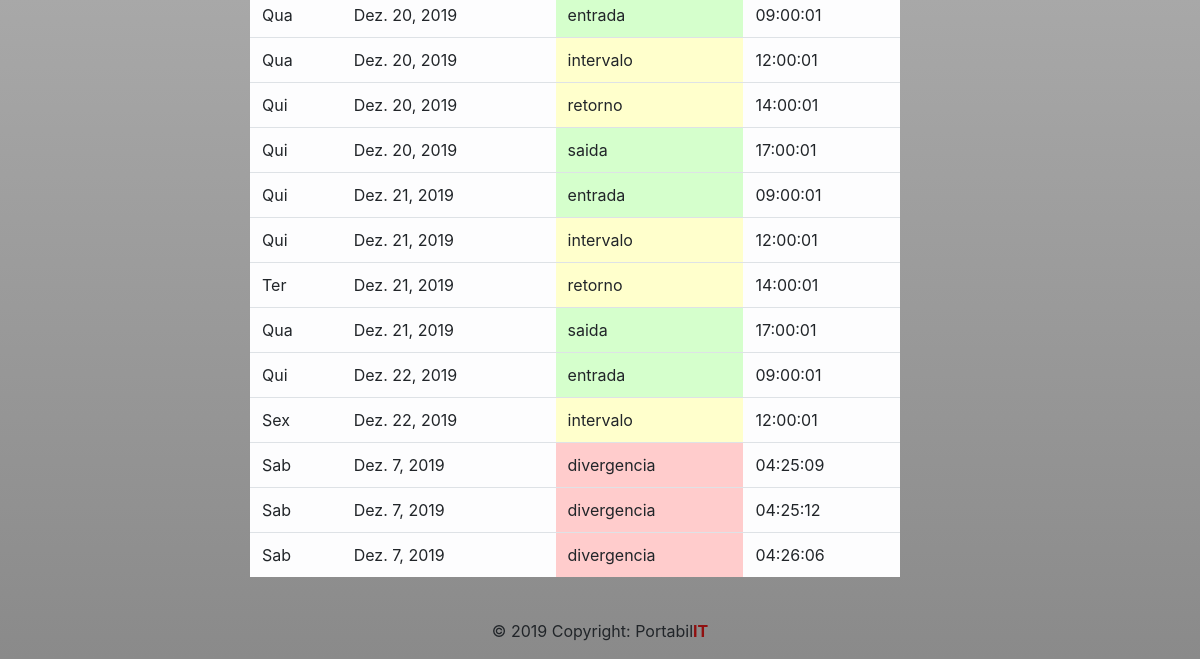
/espelho_ponto/ (signed in, lower part), run on an earlier commit of the app's database.
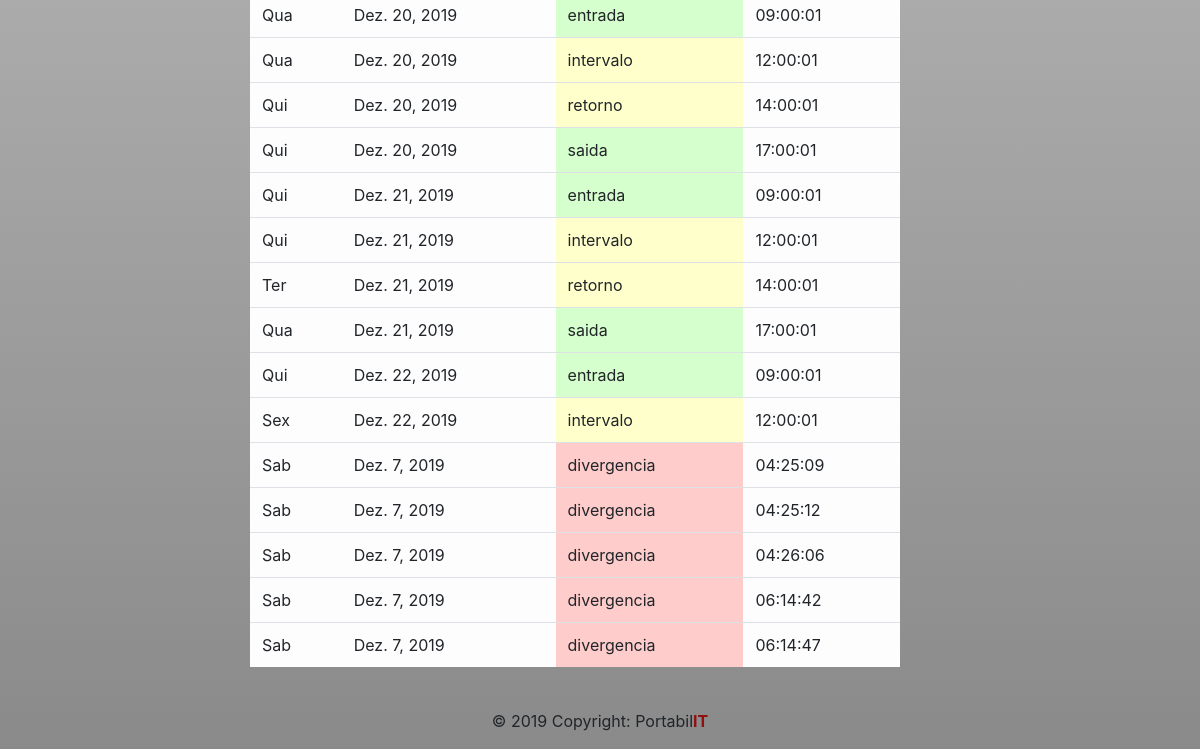
And on a later commit of the database.
### core/models.py (models this page shows, shortened)
class RegistroPonto(models.Model):
    colaborador = models.ForeignKey(Colaboradores, db_column="nome_completo", on_delete=models.CASCADE, default=0)
    data = models.DateField(auto_now_add=True)
    dia = models.CharField(max_length=3, null=True)
    hora = models.CharField(max_length=20, null=True)
    tipo_registro = models.CharField(max_length=9, default=0)

### core/views.py (the view)
# urls.py: path('espelho_ponto/', views.espelho_ponto),
@login_required(login_url='/login/')
def espelho_ponto(request):
    registros = RegistroPonto.objects.all()
    print(dir(registros))
    return render(request, 'espelho_ponto.html', {'registros': RegistroPonto.objects.all()})

### templates/espelho_ponto.html (shortened to what this page needs)
{% include 'model-header.html' %}
{% block content %}
<div class="mx-auto" id="externa" style="padding-top: 2px; margin-top: 2px;">
  {% if registros|length > 0 %}
  <div class="table-responsive">
    <table class="table table-hover table-light">
      <tbody>
        {% for r in registros %}
        <tr>
          <td>{{ r.dia }}</td>
          <td>{{ r.data }}</td>
          {% if r.tipo_registro == "entrada" %}
            <td bgcolor="#D5FFCC">{{ r.tipo_registro }}</td>
          {% elif r.tipo_registro == "intervalo" %}
            <td bgcolor="#FFFFCC">{{ r.tipo_registro }}</td>
          {% elif r.tipo_registro == "retorno" %}
            <td bgcolor="#FFFFCC">{{ r.tipo_registro }}</td>
          {% elif r.tipo_registro == "saida" %}
            <td bgcolor="#D5FFCC">{{ r.tipo_registro }}</td>
          {% else %}
            <td bgcolor="#FFCCCC">{{ r.tipo_registro }}</td>
          {% endif %}
            <td>{{ r.hora }}</td>
        </tr>
        {% endfor %}
      </tbody>
    </table>
  </div>
</div>
{% endif %}
{% endblock %}
{% include 'model-footer.html' %}

### templates/model-header.html (shortened to what this page needs)
<html>
<head>
    <link rel="stylesheet" href="https://maxcdn.bootstrapcdn.com/bootstrap/4.1.3/css/bootstrap.min.css">
</head>
<body>
</body>
</html>

### templates/model-footer.html
<footer class="page-footer font-small blue" style="width: 100%;
height: auto;
bottom: 0;
position: relative;
">
  <div class="footer-copyright text-center py-3">© 2019 Copyright:
    <a> Portabil<font color="#901010"><b>IT</b></font></a>
  </div>
</footer>

### templates/model-header.html (style rules this page uses)
body { height: auto; background-image: linear-gradient(#FFFFFF, #8A8A8A); margin: 0 auto; padding: 0; min-height: 100%; position: relative; }
html { height: auto; min-height: 100%; }
div { display: block; }
* { -webkit-box-sizing: border-box; -moz-box-sizing: border-box; box-sizing: border-box; }
#externa { width: 60%; height: auto; padding-top: 10px; padding-bottom: 10px; padding-left: 10px; padding-right: 5%; margin-top: 5%; color: #000; }

What changed in the data, as far as the page shows it:
added RegistroPonto: dia "Sab", data "Dez. 7, 2019", tipo_registro "divergencia", hora "06:14:42"
added RegistroPonto: dia "Sab", data "Dez. 7, 2019", tipo_registro "divergencia", hora "06:14:47"
